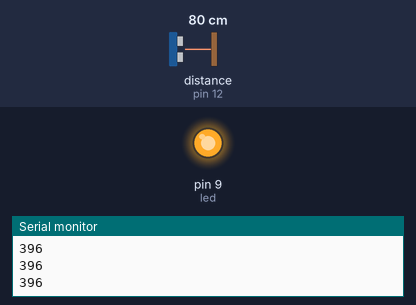
The sketch below on a simulated Arduino Uno, built with avr-gcc and run on an emulated ATmega328P. Shown: output pins drawn as LEDs (lit = HIGH), the last lines printed to the serial monitor. Wiring (inferred from the names in the program): ultrasonic range finder: trigger pin 13; echo pin 12. The inputs (shaded band) are chosen by the test bench; at power-on: distance to the obstacle (sensor on pin 12) 80 cm. The echo pulse lasts 58.3 µs per cm; pins used as bus, display or sensor lines are not drawn.

Above: at 1.2 s.
1.3 s: distance to the obstacle (sensor on pin 12) set to 18 cm
At 2.6 s:
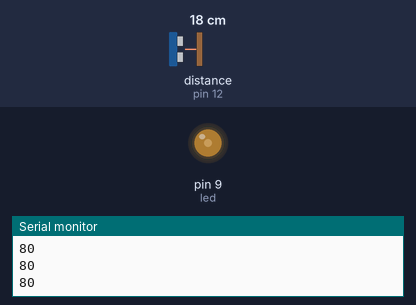
2.9 s: distance to the obstacle (sensor on pin 12) set to 2 cm
At 3.7 s:
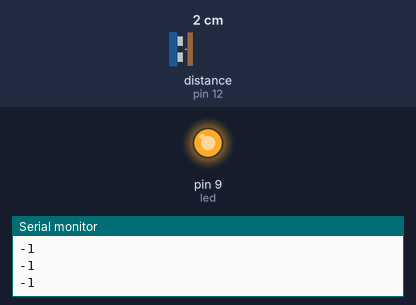
4.4 s: distance to the obstacle (sensor on pin 12) set to 4 cm
At 5.2 s:
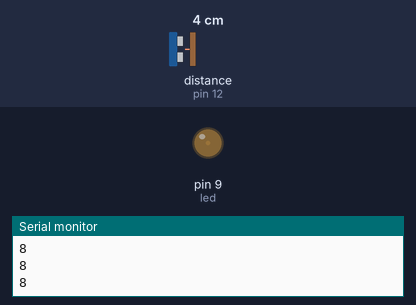
5.9 s: distance to the obstacle (sensor on pin 12) set to 35 cm
At 6.9 s:
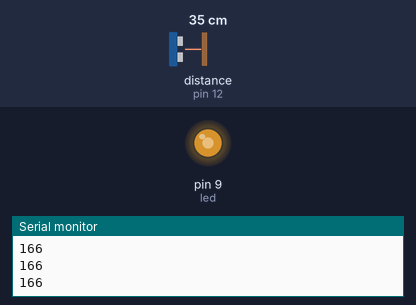
7.4 s: distance to the obstacle (sensor on pin 12) set to 60 cm
At 8.4 s:
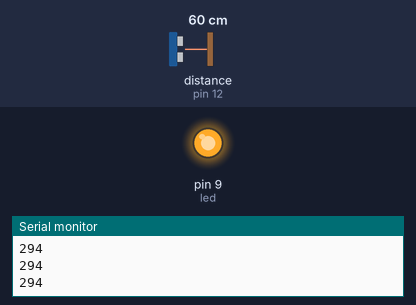
Timing chart, 0 to 9.9 s (numbered marks = the images above; inputs shaded):
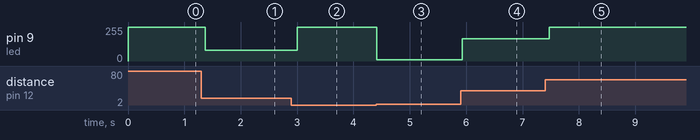

The sketch:

HypersonicSensorForLEDControl.ino
```cpp
#include <HCSR04.h> // Driver Library for Hypersonic Sensor - see included folder for author and copyrights, etc.


int trigger_pin = 13;
int echo_pin = 12;
int led = 9;
int led_fade_value = 0;
UltraSonicDistanceSensor distanceSensor(trigger_pin, echo_pin);  // Initialize sensor that uses digital pins 13 and 12.

void setup () {
    Serial.begin(9600);  // We initialize serial connection so that we could print values from sensor.
    pinMode(led, OUTPUT);
}

void loop () {

    double distance_in_cm = distanceSensor.measureDistanceCm();
    // Every 500 miliseconds, do a measurement using the sensor and print the distance in centimeters.
    //Serial.println(distance_in_cm);

    // Do fading function on LED based on measured distance
    // Need to scale value and round to nearest int
    // LED valid values (0-255; PWM duty cycle) and the HC-SR04 (2cm to 400 cm)

    //TODO: It would be nice to add a low pass filter to smooth some of the transistions and filter out noise

    if (distance_in_cm == -1.0)
    {
      led_fade_value = 0;
    }
    else
    {
      led_fade_value = (((distance_in_cm - 2) * 255) / 50);
      Serial.println(led_fade_value);
    }
    analogWrite(led, led_fade_value);

    delay(100);
}
```

HCSR04.h
```cpp
/*
  HCSR04 - Library for arduino, for HC-SR04 ultrasonic distance sensor.
  Created by Martin Sosic, June 11, 2016.
*/

#ifndef HCSR04_H
#define HCSR04_H

#include "Arduino.h"

class UltraSonicDistanceSensor {
 public:
    /**
     * @param triggerPin  Digital pin that is used for controlling sensor (output).
     * @param echoPin  Digital pin that is used to get information from sensor (input).
     */
    UltraSonicDistanceSensor(int triggerPin, int echoPin);

    /**
     * Measures distance by sending ultrasonic waves and measuring time it takes them
     * to return.
     * @returns Distance in centimeters, or negative value if distance is greater than 400cm.
     */
    double measureDistanceCm();

    /**
     * Measures distance by sending ultrasonic waves and measuring time it takes them
     * to return.
     * @param temperature  Temperature in degrees celsius
     * @returns Distance in centimeters, or negative value if distance is greater than 400cm.
     */
    double measureDistanceCm(float temperature);
 private:
    int triggerPin, echoPin;
};

#endif // HCSR04_H
```

Measured:
- the behaviour switches between 2 and 3 cm on distance to the obstacle (sensor on pin 12) (found by bisection; images 2 and 3)
- after the input at 1.3 s, pin 9 (led): 255/255 → 79/255 after 0.07 s, → 80/255 0.10 s later
- after the input at 2.9 s, pin 9 (led): 80/255 → 255/255 after 0.10 s
- after the input at 4.4 s, pin 9 (led): 255/255 → 8/255 at once
- after the input at 5.9 s, pin 9 (led): 8/255 → 166/255 at once
- after the input at 7.4 s, pin 9 (led): 166/255 → 255/255 after 0.07 s
